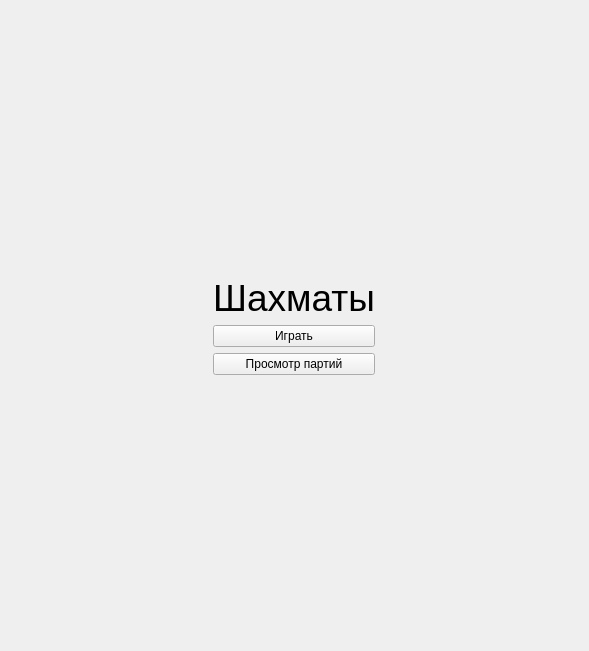
<?xml version="1.0" encoding="UTF-8"?>
<ui version="4.0">
 <class>MainPage</class>
 <widget class="QWidget" name="MainPage">
  <property name="geometry">
   <rect>
    <x>0</x>
    <y>0</y>
    <width>589</width>
    <height>651</height>
   </rect>
  </property>
  <property name="windowTitle">
   <string>Form</string>
  </property>
  <layout class="QHBoxLayout" name="horizontalLayout">
   <item>
    <spacer name="horizontalSpacer">
     <property name="orientation">
      <enum>Qt::Horizontal</enum>
     </property>
     <property name="sizeHint" stdset="0">
      <size>
       <width>209</width>
       <height>20</height>
      </size>
     </property>
    </spacer>
   </item>
   <item>
    <layout class="QVBoxLayout" name="verticalLayout_2">
     <item>
      <spacer name="verticalSpacer_3">
       <property name="orientation">
        <enum>Qt::Vertical</enum>
       </property>
       <property name="sizeHint" stdset="0">
        <size>
         <width>20</width>
         <height>40</height>
        </size>
       </property>
      </spacer>
     </item>
     <item>
      <widget class="QLabel" name="label_2">
       <property name="sizePolicy">
        <sizepolicy hsizetype="Expanding" vsizetype="Minimum">
         <horstretch>0</horstretch>
         <verstretch>0</verstretch>
        </sizepolicy>
       </property>
       <property name="font">
        <font>
         <pointsize>28</pointsize>
        </font>
       </property>
       <property name="styleSheet">
        <string notr="true"/>
       </property>
       <property name="text">
        <string>Шахматы</string>
       </property>
       <property name="alignment">
        <set>Qt::AlignCenter</set>
       </property>
      </widget>
     </item>
     <item>
      <widget class="QPushButton" name="playButton">
       <property name="sizePolicy">
        <sizepolicy hsizetype="Expanding" vsizetype="Fixed">
         <horstretch>0</horstretch>
         <verstretch>0</verstretch>
        </sizepolicy>
       </property>
       <property name="text">
        <string>Играть</string>
       </property>
      </widget>
     </item>
     <item>
      <widget class="QPushButton" name="gamesManager">
       <property name="text">
        <string>Просмотр партий</string>
       </property>
      </widget>
     </item>
     <item>
      <spacer name="verticalSpacer_4">
       <property name="orientation">
        <enum>Qt::Vertical</enum>
       </property>
       <property name="sizeHint" stdset="0">
        <size>
         <width>20</width>
         <height>40</height>
        </size>
       </property>
      </spacer>
     </item>
    </layout>
   </item>
   <item>
    <spacer name="horizontalSpacer_2">
     <property name="orientation">
      <enum>Qt::Horizontal</enum>
     </property>
     <property name="sizeHint" stdset="0">
      <size>
       <width>209</width>
       <height>20</height>
      </size>
     </property>
    </spacer>
   </item>
  </layout>
 </widget>
 <resources/>
 <connections/>
</ui>
